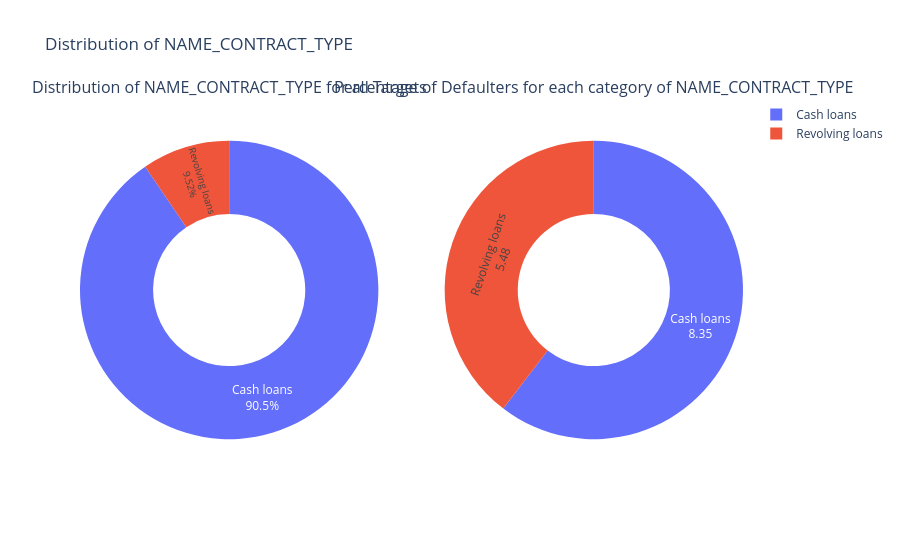

Source (notebook cell):
### Code cell
#let us first see the unique categories of 'NAME_CONTRACT_TYPE'
print_unique_categories(application_train, 'NAME_CONTRACT_TYPE')

#plotting the Pie Plot for the column
plot_categorical_variables_pie(application_train, 'NAME_CONTRACT_TYPE', hole = 0.51)
print('-'*100)

### Figure 1 — Plotly figure (JSON) as saved in the notebook; plotly's stock layout.template omitted (floating-point values rounded to 4 significant figures)
{"data": [{"domain": {"x": [0, 0.45], "y": [0, 1]}, "hole": 0.51, "labels": ["Cash loans", "Revolving loans"], "textinfo": "label+percent", "textposition": "inside", "type": "pie", "values": [278232, 29279]}, {"domain": {"x": [0.55, 1], "y": [0, 1]}, "hole": 0.51, "hoverinfo": "label+value", "labels": ["Cash loans", "Revolving loans"], "textinfo": "label+value", "type": "pie", "values": [8.35, 5.48]}], "layout": {"annotations": [{"font": {"size": 16}, "showarrow": false, "text": "Distribution of NAME_CONTRACT_TYPE for all Targets", "x": 0.225, "xanchor": "center", "xref": "paper", "y": 1, "yanchor": "bottom", "yref": "paper"}, {"font": {"size": 16}, "showarrow": false, "text": "Percentage of Defaulters for each category of NAME_CONTRACT_TYPE", "x": 0.775, "xanchor": "center", "xref": "paper", "y": 1, "yanchor": "bottom", "yref": "paper"}], "title": {"text": "Distribution of NAME_CONTRACT_TYPE"}}}
